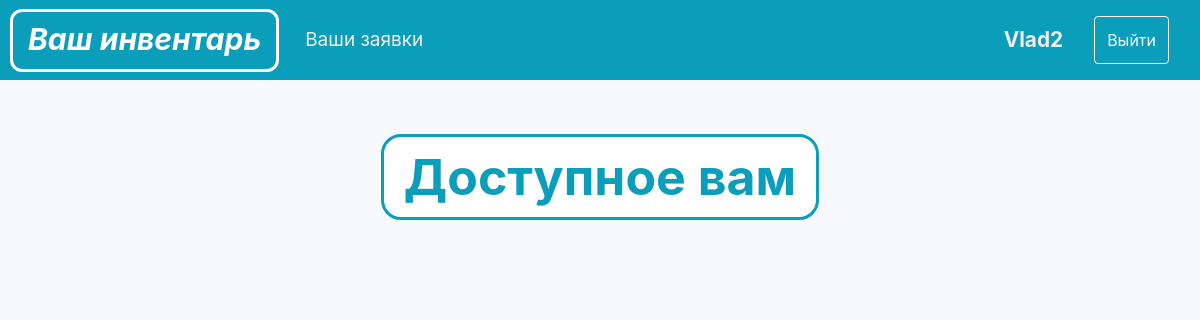
Before: /profile/ (signed in) with the older database file.
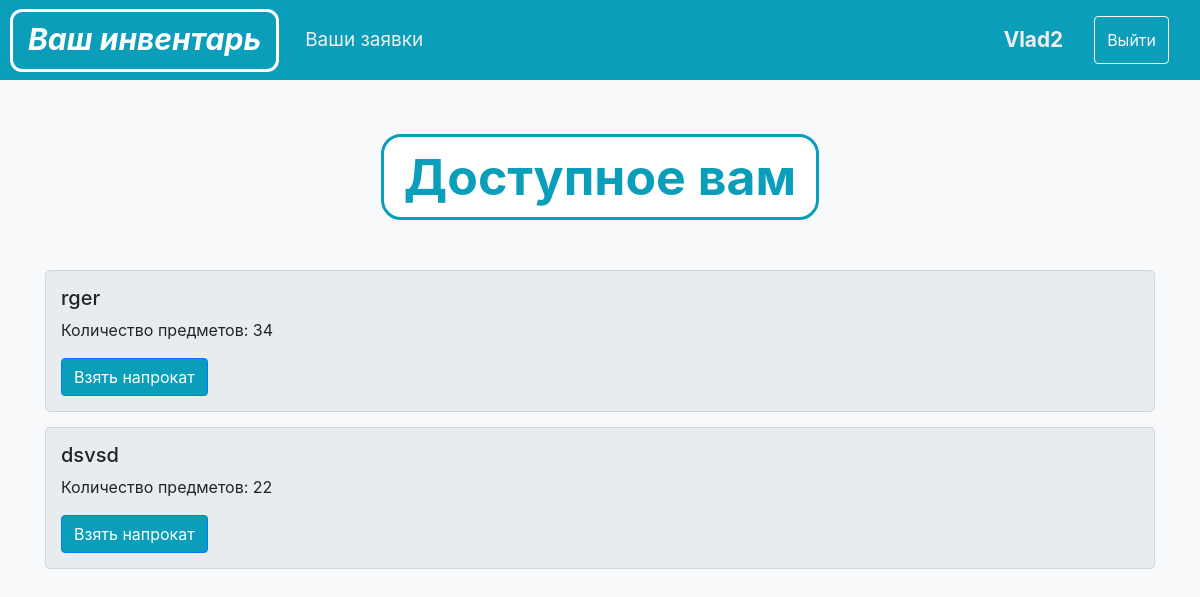
After: the same page with the newer database file.
### data/models/inventory.py (models this page shows)
class Inventory(SqlAlchemyBase, UserMixin, SerializerMixin):
    __tablename__ = 'inventory'
    id = sqlalchemy.Column(sqlalchemy.Integer, primary_key=True)
    name = sqlalchemy.Column(sqlalchemy.String)
    count = sqlalchemy.Column(sqlalchemy.Integer)
    state = sqlalchemy.Column(sqlalchemy.String)
    admin = sqlalchemy.Column(sqlalchemy.Integer)

### main.py (the view)
@app.route("/profile/", methods=["GET"])
@login_required
def profile_get():
    cur_user = flask_login.current_user
    if cur_user.type == "user":
        items_of_inventory = db_ses.query(Inventory).filter_by(admin=cur_user.invent).all()
        appid = db_ses.query(Applications).filter_by(user=cur_user.id).all()
        appid = [i.id for i in appid]
        return render_template('polzovatel.html', name=cur_user.name, appid=appid, inventory=items_of_inventory,
                               id=cur_user.id)
    else:
        items_of_inventory = db_ses.query(Inventory).filter_by(admin=cur_user.id).all()
        return render_template('admin.html', name=cur_user.name, inventory=items_of_inventory)

### main.py (called while the page is built)
@manager.user_loader
def load_user(user_id):
    return db_ses.query(User).get(user_id)

### templates/polzovatel.html (shortened to what this page needs)
<!DOCTYPE html>
<html lang="ru">
<head>
    <link href="https://stackpath.bootstrapcdn.com/bootstrap/4.5.2/css/bootstrap.min.css" rel="stylesheet">
    <link rel="stylesheet" href="/static/css/style.css">
    <link rel="stylesheet" href="/static/css/user_style.css">
</head>
<body>
<nav class="navbar navbar-expand-md navbar-dark mb-4" style="display: flex; justify-content: space-between;">
    <div style="display: flex; justify-content: start; align-items: center;">
        <a href="/profile/" class="navbar-brand" style="margin-left: -6px">Ваш инвентарь</a>
        <div style="display: flex; justify-content: space-around;">
            <a href="/add_users/" class="nav-link-tab">Ваши заявки</a>
        </div>
    </div>
    <div style="display: flex; justify-content: space-around;">
        <a href="/profile/" class="nav-link active">{{name}}</a>
        <button class="btn btn-outline-light" type="button" id="exit" style="margin-left: 15px; margin-right: 15px">Выйти</button>
    </div>
</nav>
<div class="container inventory-list">
    <div class="d-flex justify-content-center"><h2 class="page-header">Доступное вам</h2></div>
    <div class="row">
        <div class="col-sm-12">
            {% for item in inventory %}
            {% if true %}
            <div class="col-md-14">
                <div class="inventory-item">
                    <h5>{{ item.name }}</h5>
                    <p>Количество предметов: {{ item.count }}</p>
                    <button class="btn btn-primary" name="ItemName" id="open{{ item.id }}" value="{{ item.id }}">Взять напрокат</button>
                </div>
            </div>
            {% endif %}
            {% endfor %}
        </div>
    </div>
</div>
</body>
</html>

Changed rows visible on the page:
added Inventory: name "rger", count "34", {{ item.id }} 20 (drawn)
added Inventory: name "dsvsd", count "22", {{ item.id }} 21 (drawn)
